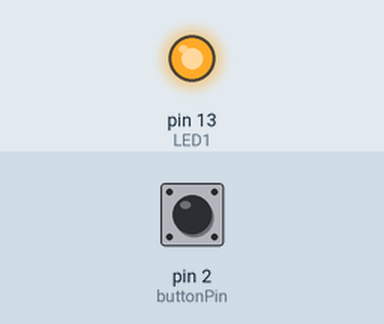
A sketch run on a simulated Arduino Uno, built with avr-gcc and run on an emulated ATmega328P. Parts: output pins drawn as LEDs (lit = HIGH). The test bench sets the inputs (shaded band); at power-on: pin 2 (buttonPin) HIGH.

Above: at 1.2 s.
1.3 s: pin 2 (buttonPin) pulled LOW for 0.15 s
At 1.37 s:
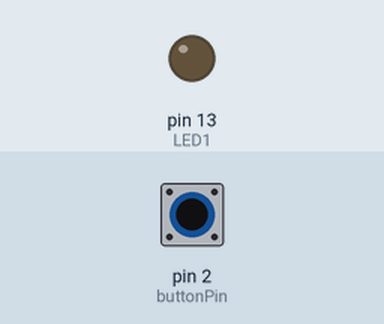
2.9 s: pin 2 (buttonPin) pulled LOW for 3.2 s
At 7.1 s:
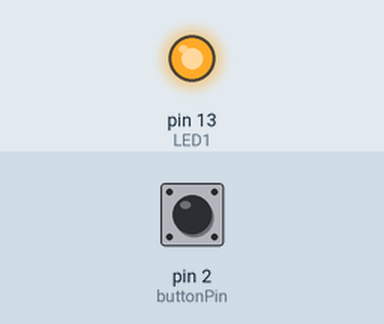
Timing chart, 0 to 8.6 s (numbered marks = the images above; inputs shaded):
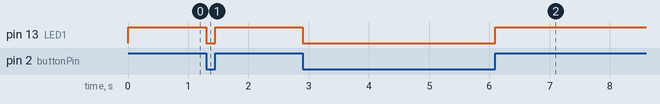

The sketch:

arduino_button_hebron.ino
```cpp
int LED1=13;
int buttonPin=2;
int buttonval;

void setup() {
   pinMode(buttonPin, INPUT);
   pinMode(LED1, OUTPUT);

}

void loop() {
    pinMode(LED1, OUTPUT);

    // put your main code here, to run repeatedly:
    buttonval=digitalRead(buttonPin);


    if (buttonval==0) {
        digitalWrite(LED1, LOW);
    }
    else{
        digitalWrite(LED1, HIGH);
    }
}
```

Measured:
- after the input at 1.3 s, pin 13 (LED1): HIGH → LOW at once, → HIGH 0.15 s later
- after the input at 2.9 s, pin 13 (LED1): HIGH → LOW at once, → HIGH 3.2 s later
